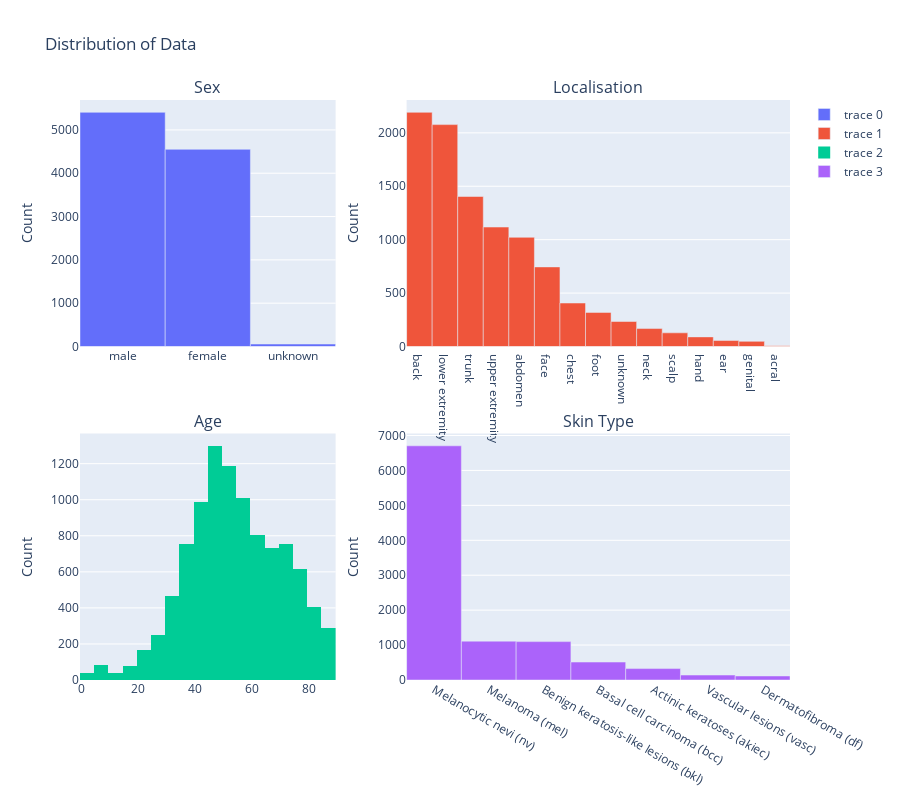

Notebook source saved alongside this figure:
### Code cell
fig = make_subplots(rows=2, cols=2,
                    subplot_titles=['Sex', 'Localisation', 'Age', 'Skin Type'],
                    vertical_spacing=0.15,
                    column_widths=[0.4, 0.6])

fig.add_trace(go.Bar(
            x=data['sex'].value_counts().index, 
            y=data['sex'].value_counts()),
            row=1, col=1)
fig.add_trace(go.Bar(
            x=data['localization'].value_counts().index, 
            y=data['localization'].value_counts()),
            row=1, col=2)
fig.add_trace(go.Histogram(
            x=data['age']),
            row=2, col=1)
fig.add_trace(go.Bar(
            x=data['dx'].value_counts().index.map(lesion_type_dict.get), 
            y=data['dx'].value_counts()),
            row=2, col=2)

for i in range(4):
    fig.update_yaxes(title_text='Count', row=i//2+1, col=i%2+1)
fig.update_layout(title='Distribution of Data', height=800)

fig.show()

### Figure 1 — Plotly figure (JSON) as saved in the notebook; plotly's stock layout.template omitted (floating-point values rounded to 4 significant figures; data arrays with more than 128 entries replaced by an {"elided": "..."} marker saying what was removed)
{"data": [{"type": "bar", "x": ["male", "female", "unknown"], "xaxis": "x", "y": [5406, 4552, 57], "yaxis": "y"}, {"type": "bar", "x": ["back", "lower extremity", "trunk", "upper extremity", "abdomen", "face", "chest", "foot", "unknown", "neck", "scalp", "hand", "ear", "genital", "acral"], "xaxis": "x2", "y": [2192, 2077, 1404, 1118, 1022, 745, 407, 319, 234, 168, 128, 90, 56, 48, 7], "yaxis": "y2"}, {"type": "histogram", "x": {"elided": "10015 float values"}, "xaxis": "x3", "yaxis": "y3"}, {"type": "bar", "x": ["Melanocytic nevi (nv)", "Melanoma (mel)", "Benign keratosis-like lesions (bkl)", "Basal cell carcinoma (bcc)", "Actinic keratoses (akiec)", "Vascular lesions (vasc)", "Dermatofibroma (df)"], "xaxis": "x4", "y": [6705, 1113, 1099, 514, 327, 142, 115], "yaxis": "y4"}], "layout": {"annotations": [{"font": {"size": 16}, "showarrow": false, "text": "Sex", "x": 0.18, "xanchor": "center", "xref": "paper", "y": 1, "yanchor": "bottom", "yref": "paper"}, {"font": {"size": 16}, "showarrow": false, "text": "Localisation", "x": 0.73, "xanchor": "center", "xref": "paper", "y": 1, "yanchor": "bottom", "yref": "paper"}, {"font": {"size": 16}, "showarrow": false, "text": "Age", "x": 0.18, "xanchor": "center", "xref": "paper", "y": 0.425, "yanchor": "bottom", "yref": "paper"}, {"font": {"size": 16}, "showarrow": false, "text": "Skin Type", "x": 0.73, "xanchor": "center", "xref": "paper", "y": 0.425, "yanchor": "bottom", "yref": "paper"}], "height": 800, "title": {"text": "Distribution of Data"}, "xaxis": {"anchor": "y", "domain": [0, 0.36]}, "xaxis2": {"anchor": "y2", "domain": [0.46, 1]}, "xaxis3": {"anchor": "y3", "domain": [0, 0.36]}, "xaxis4": {"anchor": "y4", "domain": [0.46, 1]}, "yaxis": {"anchor": "x", "domain": [0.575, 1], "title": {"text": "Count"}}, "yaxis2": {"anchor": "x2", "domain": [0.575, 1], "title": {"text": "Count"}}, "yaxis3": {"anchor": "x3", "domain": [0, 0.425], "title": {"text": "Count"}}, "yaxis4": {"anchor": "x4", "domain": [0, 0.425], "title": {"text": "Count"}}}}
